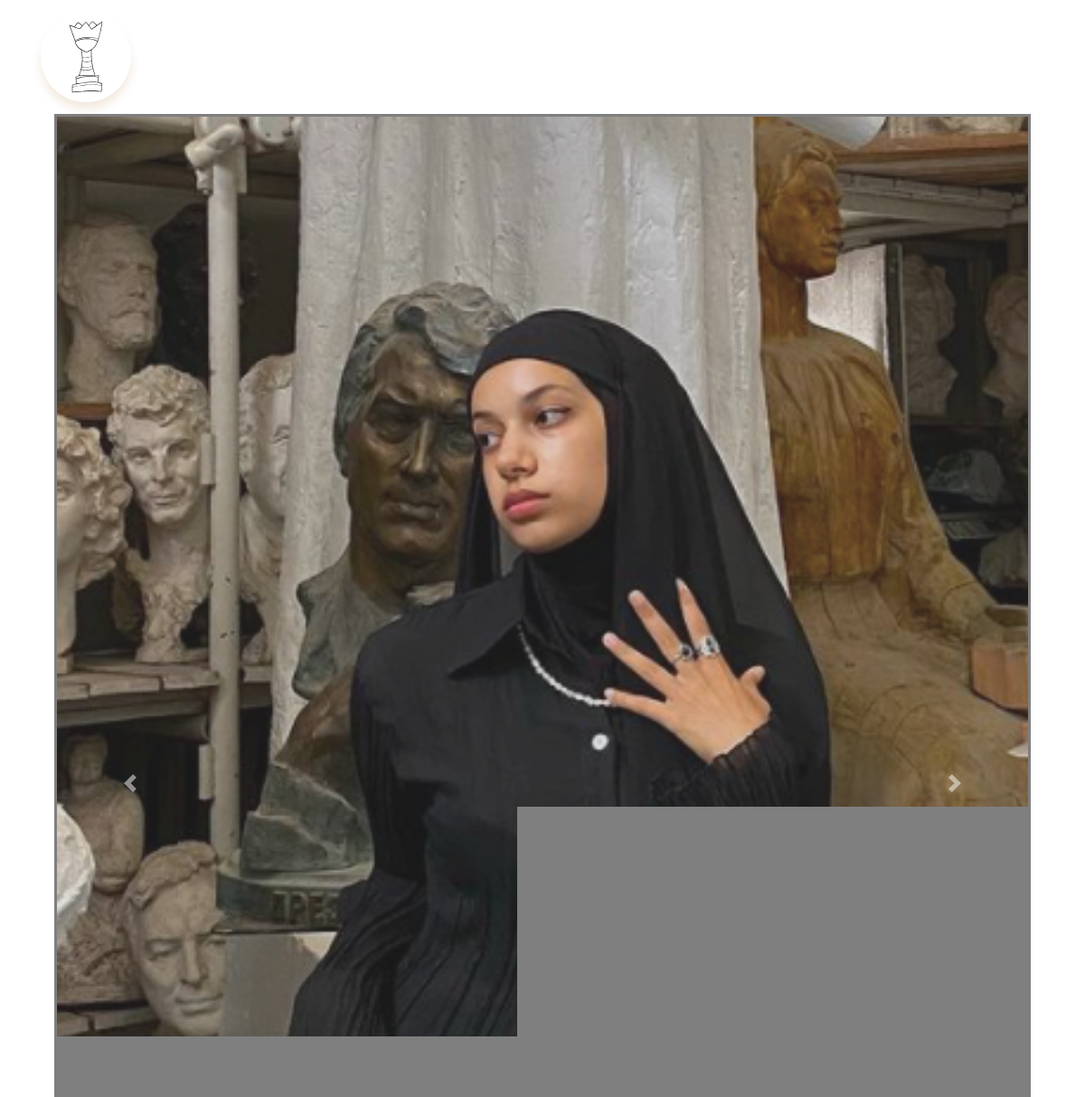
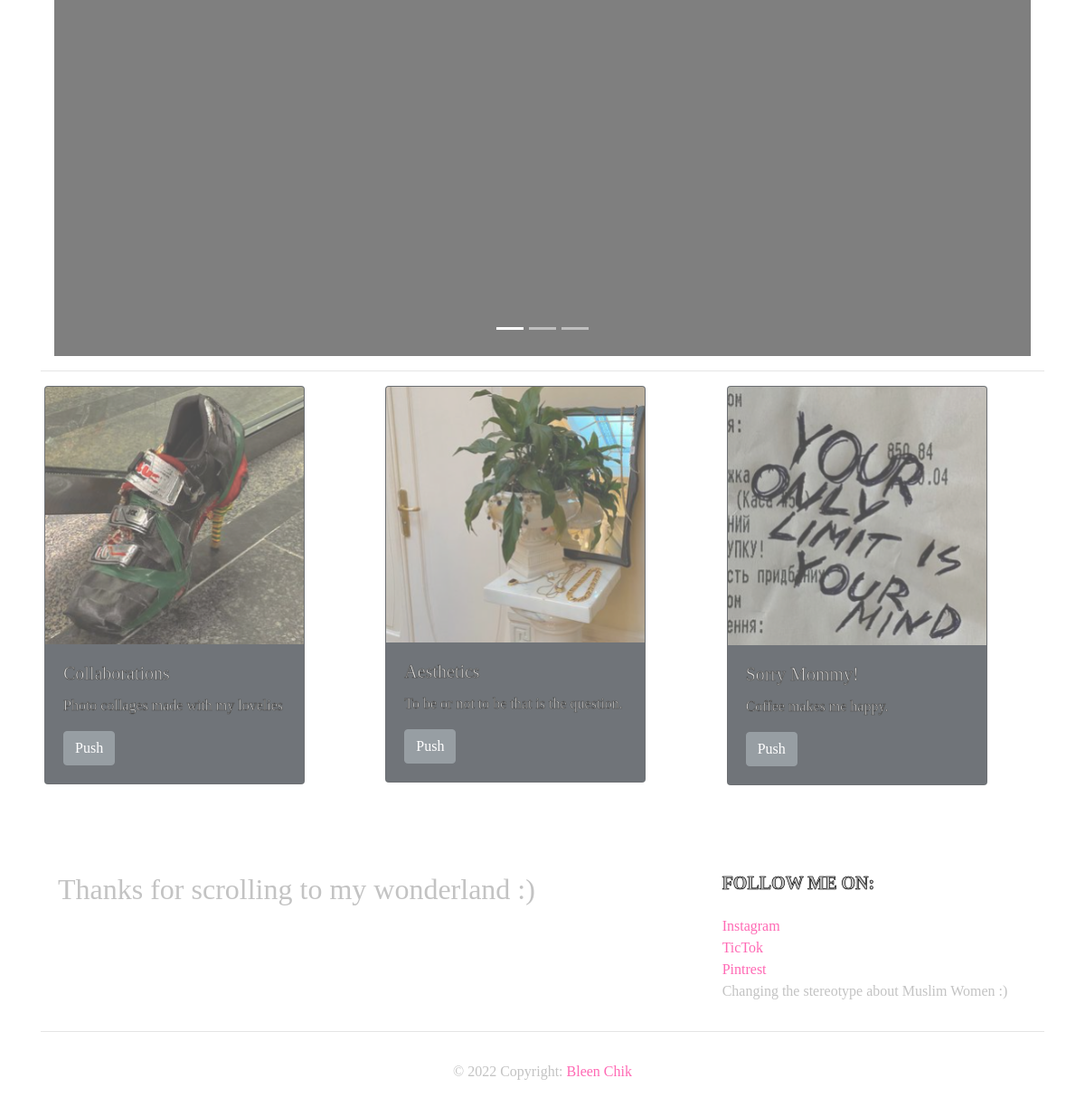
Screenshot of /amina/ with the database file from the repository (2 pictures, top to bottom).
### amina/models.py (models this page shows)
class Preview(models.Model):
    title = models.CharField(max_length= 100)
    description = models.TextField()
    image = models.FilePathField(path="/home")

### amina/views.py (the view)
# urls.py: path('amina/', views.amina, name='amina'),
def amina(request):
    amina = Preview.objects.all()
    context = {
        'amina': amina
    }
    return render(request, 'amina.html', context)

### amina/templates/amina.html (shortened to what this page needs)
{% extends "base.html" %}
{% load static %}
{% block page_content %}
<div class="container">
    <div class="bd-example big_Screen-show small_Screen-hide">
        <div id="carouselExampleCaptions" class="carousel slide carousel-fade" data-ride="carousel">
            <ol class="carousel-indicators">
                <li data-target="#carouselExampleCaptions" data-slide-to="0" class="active"></li>
                <li data-target="#carouselExampleCaptions" data-slide-to="1"></li>
                <li data-target="#carouselExampleCaptions" data-slide-to="2"></li>
            </ol>
            <div class="carousel-inner">
                <div class="carousel-item active">
                    <img src="{% static 'home/It1.png' %}" class="d-block w-100" alt="...">
                    <div class="carousel-caption d-none d-md-block">
                    </div>
                </div>
            </div>
            <a class="carousel-control-prev" href="#carouselExampleCaptions" role="button" data-slide="prev">
                <span class="carousel-control-prev-icon" aria-hidden="true"></span>
            </a>
            <a class="carousel-control-next" href="#carouselExampleCaptions" role="button" data-slide="next">
                <span class="carousel-control-next-icon" aria-hidden="true"></span>
            </a>
        </div>
    </div>
</div>
<hr>
<div class="row">
{% for preview in amina %}
    <div class="col-md-4">
        <div class="card mb-2 justify-content-center bg-dark" style="max-width: 18rem; opacity:0.7;">
            <img class="card-img-top " src="{% static preview.image %}">
            <div class="card-body">
                <h5 class="card-title" >{{ preview.title }}</h5>
                <p class="card-text">{{ preview.description }}</p>
                <a href="{% url 'bio' preview.pk %}"
                   class="btn btn-secondary">
                    Push
                </a>
            </div>
        </div>
    </div>
{% endfor %}
</div>
{% endblock %}

### bleenchik/templates/base.html (shortened to what this page needs)
{% load static %}
<link rel="stylesheet" href= "{% static '/css/styles.css' %}" type="text/css">
<link rel="stylesheet" href="https://stackpath.bootstrapcdn.com/bootstrap/4.1.3/css/bootstrap.min.css">
<nav class="navbar navbar-expand-lg navbar-dark ">
    <div class="container">
        <div class="col-brand_Special small_Screen-hide">
            <a class="navbar-brand" href="{% url 'home' %}">
                <div class="size-max_150">
                    <img src="{% static '/home/chess.svg' %}" class="" alt="Bleen">
                </div>
            </a>
        </div>
        <div>
        </div>
        <div class="collapse navbar-collapse" id="navbarSupportedContent">
          <ul class="navbar-nav mr-auto">
            <li class="nav-item active">
              <a class="nav-link" href="{% url 'home' %}">Home</a>
            </li>
            <li class="nav-item ">
              <a class="nav-link" href="{% url 'amina' %}">Bleen</a>
            </li>
            <li class="nav-item ">
              <a class="nav-link" href="{% url 'blog_index' %}">Bio</a>
            </li>
          </ul>
        </div>
    </div>
</nav>
<div class="container">
  {% block page_content %}{% endblock %}
</div>
<footer class="page-footer font-small stylish-color-dark pt-4 mt-5 text-footer">
    <div class="container">
        <div class="container text-center text-md-left">
            <div class="row">
                <div class="col-md-8 mx-auto">
                    <h2 class="mt-3 mb-4">Thanks for scrolling to my wonderland :)
                    </h2>
                </div>
                <div class="col-md-4 mx-auto">
                    <h5 class="font-weight-bold text-uppercase mt-3 mb-4">Follow me on:</h5>
                    <ul class="list-unstyled">
                        <li>
                            <a class="ref" href="https://www.instagram.com/a.ktefan/">Instagram</a>
                        </li>
                        <li>
                            <a class="ref" href="https://www.tiktok.com/@bleen.chik?">TicTok</a>
                        </li>
                        <li>
                            <a class="ref" href="https://www.pinterest.com/vibewoman/_created/">Pintrest</a>
                        </li>
                        <li>
                            <a>Changing the stereotype about Muslim Women :)</a>
                        </li>
                    </ul>
                </div>
            </div>
        </div>
        <hr>
        <div class="footer-copyright text-center py-3">© 2022 Copyright:
            <a class="ref" href="{% url 'home' %}"> Bleen Chik</a>
        </div>
    </div>
</footer>

### amina/static/css/styles.css (style rules this page uses)
.navbar-brand img { width: 100px; border-radius: 50%; overflow: visible; box-shadow: 0 8px 10px rgba(159, 90, 12, 0.13); box-sizing: content-box; }
.row { display: flex; flex-wrap: wrap; padding: 0 4px; }
.bd-example { top: 0; background: rgb(0, 0, 0); background: rgba(0, 0, 0, 0.5); color: #f1f1f1; width: 100%; padding: 3px; }
.carousel-inner { opacity: 80% !Important; }
.text-footer { color: #c3c3c3; }
.col-md-8 { color: #c3c3c3; }
p { color: #c3c3c3; text-shadow:0px 0px 1px #3a3a3a; -webkit-text-stroke: 0.6px black; }
h5 { color: #c3c3c3 !Important; text-shadow:0px 0px 1px #3a3a3a; -webkit-text-stroke: 0.6px black; }
.ref { color: hotpink !Important; }

### rows the page displays
Preview: image (picture), title "Collaborations", description "Photo collages made with my lovelies"
Preview: image (picture), title "Aesthetics", description "To be or not to be that is the question."
Preview: image (picture), title "Sorry Mommy!", description "Coffee makes me happy."
